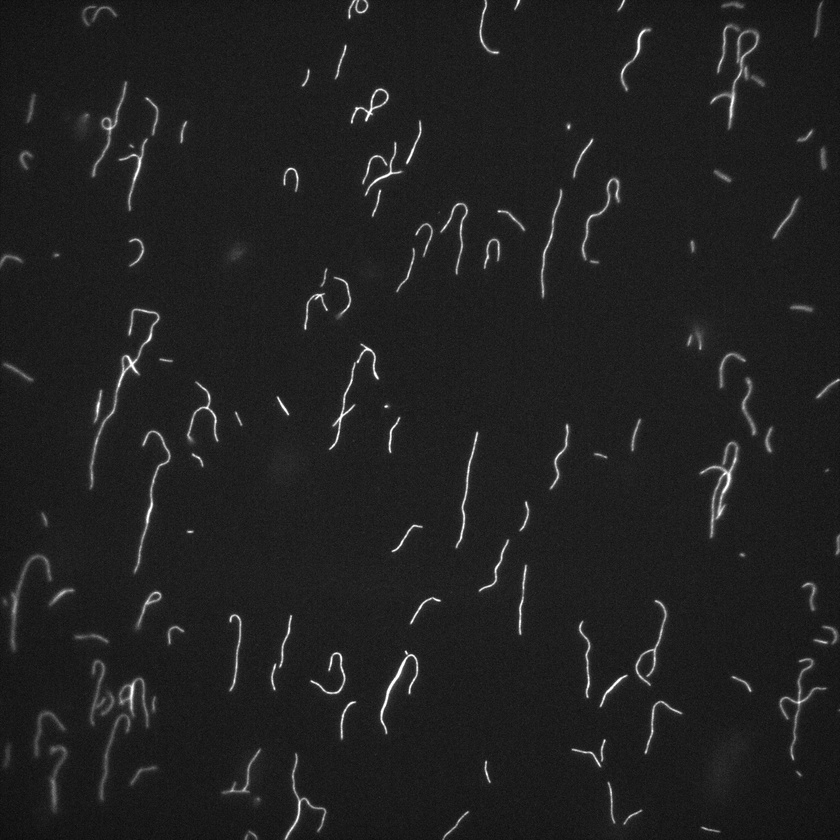
#> input picture sample_video1_gray_0100.jpg, 840 x 840 px, shrunk from 2048 x 2048 before the run, found by its file name
$ python translation.py
#> lines starting #> are read from the running program, lines starting #| are printed output that depends on the picture
import cv2
import numpy as np

img=cv2.imread('/Users/kouki/Image_practice/sample/frame/sample_video1_gray_0100.jpg')
#> img is the input picture: shape (840, 840, 3); min 8, max 255, mean 32.8
#　並進行列の作成
tx=100 #x方向の移動量
ty=100 #y方向の移動量
tranlation_matrix= np.float32([[1,0,tx],[0,1,ty]])

#画像の移動
translated_image=cv2.warpAffine(img,tranlation_matrix,(img.shape[1],img.shape[0]))
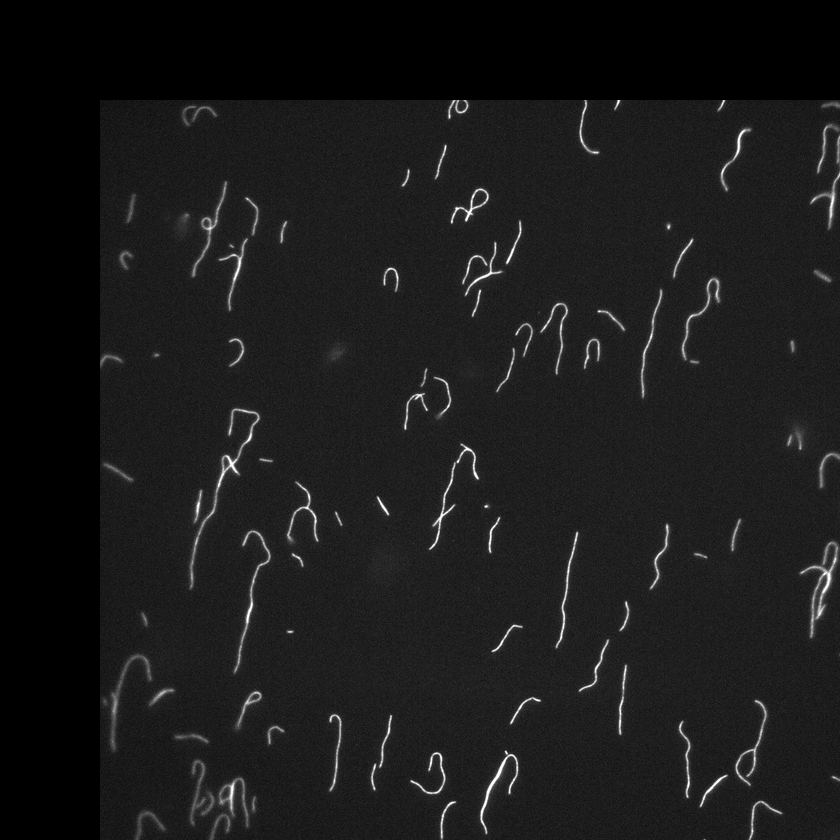
#> translated_image: shape (840, 840, 3); min 0, max 255, mean 26.1

cv2.imshow("translation",translated_image)

k = cv2.waitKey(0)
#> (key Esc is pressed here)
if k == 27:         # wait for ESC key to exit
    cv2.destroyAllWindows()
elif k == ord('s'): # wait for 's' key to save and exit
    cv2.imwrite('translation.png',translated_image)
    cv2.destroyAllWindows()
